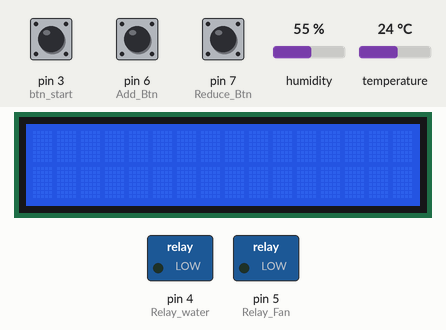
Recording of a sketch running on a simulated Arduino Uno, built with avr-gcc and run on an emulated ATmega328P. Shown: 16×2 character LCD, switched loads named in the sketch (green lamp = pin HIGH). Inputs (shaded band) come from the test bench; at power-on: pin 3 (btn_start) HIGH, humidity 55 %, temperature 24 °C, pin 6 (Add_Btn) HIGH, pin 7 (Reduce_Btn) HIGH. What the sketch prints to the serial monitor is not drawn.

Above: at 1.2 s.
1.3 s: pin 3 (btn_start) pulled LOW for 3 s
At 5.2 s:
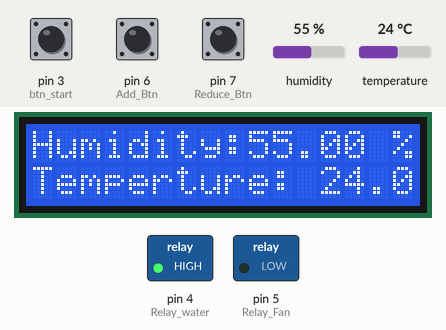
6.2 s: humidity set to 22 %
14.6 s: temperature set to 12 °C
At 15.6 s:
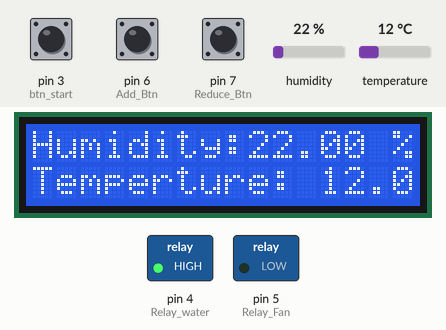
23.0 s: pin 3 (btn_start) pulled LOW for 3 s
At 27.6 s:
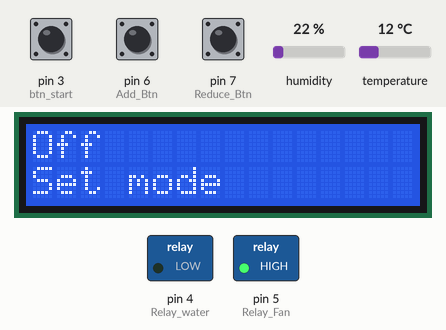
Timing chart, 0 to 29.1 s (numbered marks = the images above; inputs shaded):
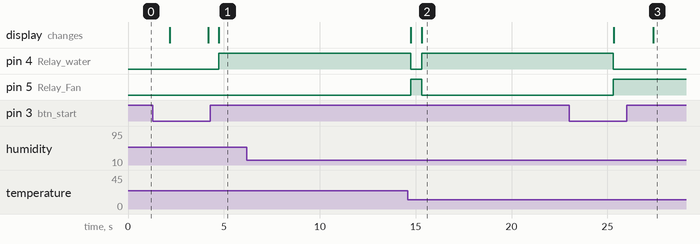

The sketch:

_____.ino
```cpp
#include <LiquidCrystal_I2C.h>
LiquidCrystal_I2C lcd(0x27, 16, 2);
#include "DHT.h"
#define DHTTYPE DHT11
#define DHTPIN 2 // กำหนดให้ เซนเซอร์DETอยู่ PIN ที่2
DHT dht(DHTPIN, DHTTYPE);

int btn_start = 3; // กำหนดให้ ปุ่มเปิดปิดอยู่ PIN ที่3
int lastBtnStart;
int currentBtnStart;
int Start = LOW; // กำหนดค่าเริ่มต้นการใช้การเป็น LOW (ปิด)

int Add_Btn = 6;// กำหนดให้ ปุ่มเพิ่มความชื้นอยู่ PIN ที่6
int lastBtnAdd;
int currentBtnAdd;

int Reduce_Btn = 7;// กำหนดให้ ปุ่มลดความชื้นอยู่ PIN ที่7
int lastBtnReduce;
int currentBtnReduce;

int Relay_water = 4;// กำหนดให้ ปุ่มเปิดปิดrelayของปั้มน้ำอยู่ PIN ที่4


int Relay_Fan = 5;// กำหนดให้ ปุ่มเปิดปิดrelayของพัดลมอยู่ PIN ที่5


int SetHumidity = 70; //กำหนดค่าเริ่มต้มความชื่้น เป็น 70%
int Humidity = dht.readHumidity();
int Temperature = dht.readTemperature();

void setup(){
  dht.begin();
  Serial.begin(9600);
  pinMode(btn_start,INPUT_PULLUP);
  pinMode(Relay_water,OUTPUT);
  pinMode(Relay_Fan,OUTPUT);
  pinMode(Add_Btn,INPUT_PULLUP);
  pinMode(Reduce_Btn,INPUT_PULLUP);

  currentBtnStart = digitalRead(btn_start);
  currentBtnAdd = digitalRead(Add_Btn);
  currentBtnReduce = digitalRead(Reduce_Btn);

  lcd.init();
  lcd.backlight();

}


void loop()
{

  start();//เรียกใช้งานฟังชั้น start
  if(Start == HIGH){ //ถ้าตัวแปร Start เป็น HIGH ให้ ...
    Serial.println("start");//แสดงคำว่า start ใน console
    lcd.setCursor(0,0); // เซิตเคอร์เซอร์ให้อยู่ตำแหล่งที่ 1 บรรทัดที่ 1
    lcd.clear();
    lcd.setCursor(0,1);
    lcd.clear();
    delay(500);
    Serial.print("Humidity :" +String(dht.readHumidity())  +  " %");//แสดงค่าความชื้นที่วัดได้ ใน console
    Serial.print("\t");
    Serial.println("Temperture: " + String(dht.readTemperature()) + " C");//แสดงค่าอุณหภูมิที่วัดได้ ใน console
    lcd.setCursor(0,0); // เซิตเคอร์เซอร์ให้อยู่ตำแหล่งที่ 1 บรรทัดที่ 1
    lcd.print("Humidity:" +String(dht.readHumidity())  +  " %"); //แสดงค่าความชื้นที่วัดได้ ใน จอLCD
    lcd.setCursor(0,1);// เซิตเคอร์เซอร์ให้อยู่ตำแหล่งที่ 1 บรรทัดที่ 2
    lcd.print("Temperture: " + String(dht.readTemperature()) + " C");//แสดงค่าอุณหภูมิที่วัดได้ ใน จอLCD


    if(SetHumidity >= Humidity && 25 >= Temperature){ //ถ้าค่าความชื้นที่ตั้งเอาไว้มากกว่าหรือเท่ากับค่าความชิ้นที่่วัด และ 25 มากกว่าหรือเท่ากับค่าอุณหภูมิที่วัด ให้ ...
      digitalWrite(Relay_water,HIGH);//เปิดน้ำ
      digitalWrite(Relay_Fan,LOW); //เปิดพัดลม
      Serial.println("water on");//แสดงคำว่า water on ใน console
      Serial.println("Fan on");//แสดงคำว่า fan on ใน console
      delay(10000);//ดีเลย์ 10วินาที
      digitalWrite(Relay_water,LOW);//ปิดน้ำ
      Serial.println("water off");//แสดงคำว่า water off ใน console
      digitalWrite(Relay_Fan,HIGH); //ปิดพัดลม
      Serial.println("Fan off");//แสดงคำว่า fan off ใน console
    }
    else if(SetHumidity >= Humidity && 25 <= Temperature){ //ถ้าค่าความชื้นที่ตั้งเอาไว้มากกว่าหรือเท่ากับค่าความชิ้นที่่วัด และ 25 น้อยกว่าหรือเท่ากับค่าอุณหภูมิที่วัด ให้ ...
      digitalWrite(Relay_water,HIGH);//เปิดน้ำ
      Serial.println("water on");//แสดงคำว่า water on ใน console
      delay(10000);//ดีเลย์ 10วินาที
      digitalWrite(Relay_water,!HIGH);//ปิดน้ำ
      Serial.println("water off");//แสดงคำว่า water off ใน console
    }
    else if(SetHumidity <= Humidity && 25 >= Temperature){ //ถ้าค่าความชื้นที่ตั้งเอาไว้น้อยกว่าหรือเท่ากับค่าความชิ้นที่่วัด และ 25 มากกว่าหรือเท่ากับค่าอุณหภูมิที่วัด ให้ ...
      digitalWrite(Relay_Fan,LOW);//เปิดพัดลม
      Serial.println("fan on");//แสดงคำว่า fan on ใน console
      delay(10000);//ดีเลย์ 10วินาที
      digitalWrite(Relay_Fan,HIGH); //ปิดพัดลม
      Serial.println("fan off");//แสดงคำว่า fan off ใน console
    }
  }
  else if(Start == LOW){ //ถ้าตัวแปร Start มีค่าเป็น LOW ให้ ...
   Set_Mode();// เรียกใช้งานฟังชั้น Set_Mode
   Serial.println("off & set mode"); //แสดงคำว่า off & set mode ใน console
   lcd.setCursor(0,0);// เซิตเคอร์เซอร์ให้อยู่ตำแหล่งที่ 1 บรรทัดที่ 1
   lcd.print("Off                        ");//แสดงคำว่า off ใน จอLCD
   lcd.setCursor(0,1);//เซิตเคอร์เซอร์ให้อยู่ตำแหล่งที่ 1 บรรทัดที่ 2
   lcd.print("Set mode        ");//แสดงคำว่า set mode ใน จอLCD
   delay(2000);//ดีเลย์ 2 วินาที

   lcd.setCursor(0,0);// เซิตเคอร์เซอร์ให้อยู่ตำแหล่งที่ 1 บรรทัดที่ 1
   lcd.clear();
   lcd.setCursor(0,1);//เซิตเคอร์เซอร์ให้อยู่ตำแหล่งที่ 1 บรรทัดที่ 2
   lcd.clear();

  }

}

int start(){
  lastBtnStart = currentBtnStart;
  currentBtnStart = digitalRead(btn_start);
  if(lastBtnStart == HIGH && currentBtnStart == LOW){ //ถ้ากดปุ่ม start ให้ ...
    Start = !Start;//สลับค่าปัจจุบัน

   }

   return Start; //ส่งออกให้ข้อมูลในตัวแปร Start
}

int Set_Mode(){
  lastBtnAdd = currentBtnAdd;
  currentBtnAdd = digitalRead(Add_Btn);

  if(SetHumidity >= 30 && SetHumidity < 100){
   if(lastBtnAdd == HIGH && currentBtnAdd == LOW){
    SetHumidity++;
    delay(200);
   }
  }


  if(SetHumidity > 30){
   if(lastBtnReduce == HIGH && currentBtnReduce == LOW){

    SetHumidity--;
    delay(200);

   }
  }
  Serial.println(SetHumidity);
  lcd.setCursor(0, 0);
  lcd.print("Ht Set :" +String(SetHumidity)  +  " %                ");
  lcd.setCursor(0,1);
  lcd.clear();
  delay(2000);
  lcd.setCursor(0, 0);
  lcd.clear();
  lcd.setCursor(0,1);
  lcd.clear();
  return SetHumidity;
}
```

Measured:
- after the input at 1.3 s, pin 4 (Relay_water): LOW → HIGH after 3.4 s; the display: first differs from a run without the input after 3.4 s (image 1)
- after the input at 6.2 s, every drawn part: stays the same
- after the input at 23.0 s, pin 4 (Relay_water): goes on until 25.3 s, then stays LOW; pin 5 (Relay_Fan): goes on until 25.3 s, then stays HIGH
